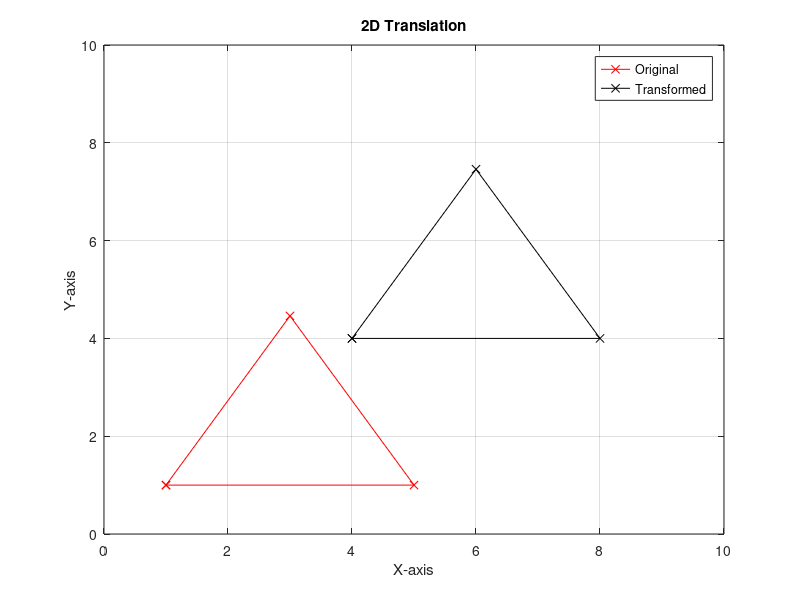
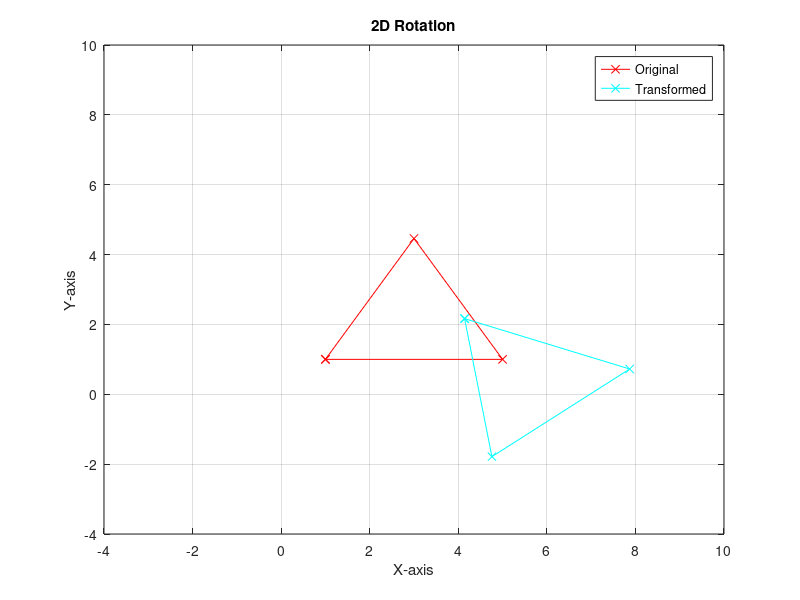
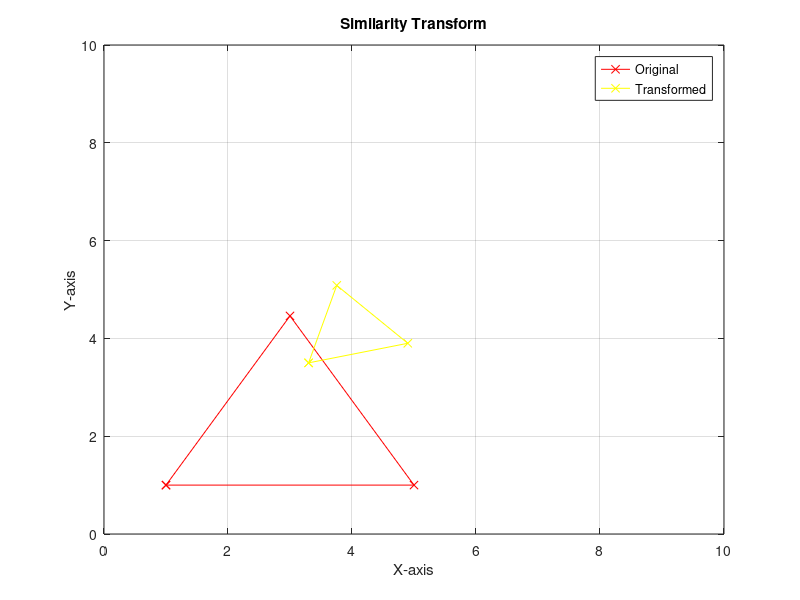
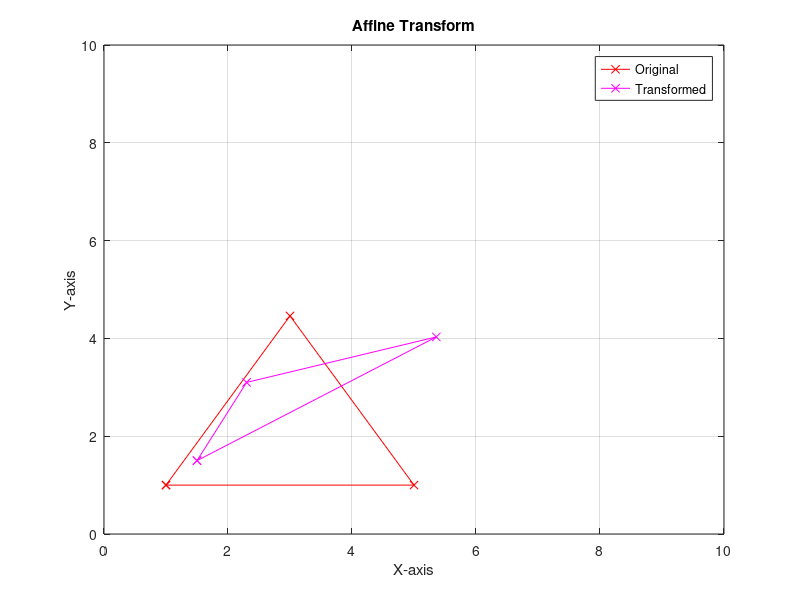

Write the MATLAB code that produced these figures, in order.
clc;
clear all;
close all;

%Creating a Triangle
% fig = [1 2.5 4 1;1 3.46 1 1];
fig = [1 3 5 1; 1 4.46 1 1]
%Plottinig the shape

figure(1)
plot(fig(1,1:end),fig(2,1:end),'rx-');
axis([0 7 0 7])

%Translation

%Creating [I t] for equation p'=[I t]p
%Assigning values for t1 and t2 and proceeding
t1=3;
t2=3;
It1=[1 0 t1;0 1 t2;0 0 1];
paugu= [fig;1 1 1 1 ]    %paug is augmented vector
p1= It1*paugu

%Plotting both figures together
hold on
plot(p1(1,1:end),p1(2,1:end),'kx-');
axis([0 10 0 10])
title('2D Translation');
xlabel('X-axis');
ylabel('Y-axis');
legend('Original','Transformed');
grid on;
hold off

%Setting z value and obtaining homogenous values
w = 2;
hom1 = w*p1 


%Rotation

%Formula for rotation is p'= [R t]*Paug
% assuming angle is 30 degrees
Rt = [cos(30) -sin(30) t1; sin(30) cos(30) t2; 0 0 1];
p2 = Rt*paugu

hom2 = w*p2

figure(2)
plot(fig(1,1:end),fig(2,1:end),'rx-');
axis([0 5 0 5])

hold on
plot(p2(1,1:end),p2(2,1:end),'cx-');
axis([-4 10 -4 10])
title('2D Rotation');
xlabel('X-axis');
ylabel('Y-axis');
legend('Original','Transformed');
grid on;
hold off

%Similarity Transform
%Assuming  a=0.5 and b=0.2, equation is p' = SR*p + t
a= 0.4;
b= 0.1;
SRt = [a -b t1; b a t2; 0 0 1]
p3 = SRt*paugu

hom3 = w*p3

figure(3)
plot(fig(1,1:end),fig(2,1:end),'rx-');

hold on
plot(p3(1,1:end),p3(2,1:end),'yx-');
axis([0 10 0 10])
title('Similarity Transform');
xlabel('X-axis');
ylabel('Y-axis');
legend('Original','Transformed');
grid on;
hold off

%Affine Transform
%Equation is p' = A.paug where A is an arbitrary matrix of size 2x3
A = [0.2 1 0.3;0.4 0.5 0.6];
p4 = A*paugu
hom4 = w*p4

figure(4)
plot(fig(1,1:end),fig(2,1:end),'rx-');
axis([0 10 0 10])
hold on
plot(p4(1,1:end),p4(2,1:end),'mx-');
title('Affine Transform');
axis([0 10 0 10])
xlabel('X-axis');
ylabel('Y-axis');
legend('Original','Transformed');
grid on;
hold off;

%Projective Transform
%Equation is p~'=H~*p
H = [.1 .2 .3;.4 .5 .6;.7 .8 1];
%Homogenous Coordinates.
p5_= H*paugu     


%Inhomogenous Coordinates
p5 = [p5_(1,1:4)./(p5_(3,1:4));p5_(2,1:4)./(p5_(3,1:4));p5_(3,1:4)./(p5_(3,1:4))]   

figure(5)
plot(fig(1,1:end),fig(2,1:end),'rx-');

hold on
plot(p5_(1,1:end),p5_(2,1:end),'mx-');
axis([0 10 0 10])
title('Projective Transform');
xlabel('X-axis');
ylabel('Y-axis');
legend('Original','Transformed');
grid on;


